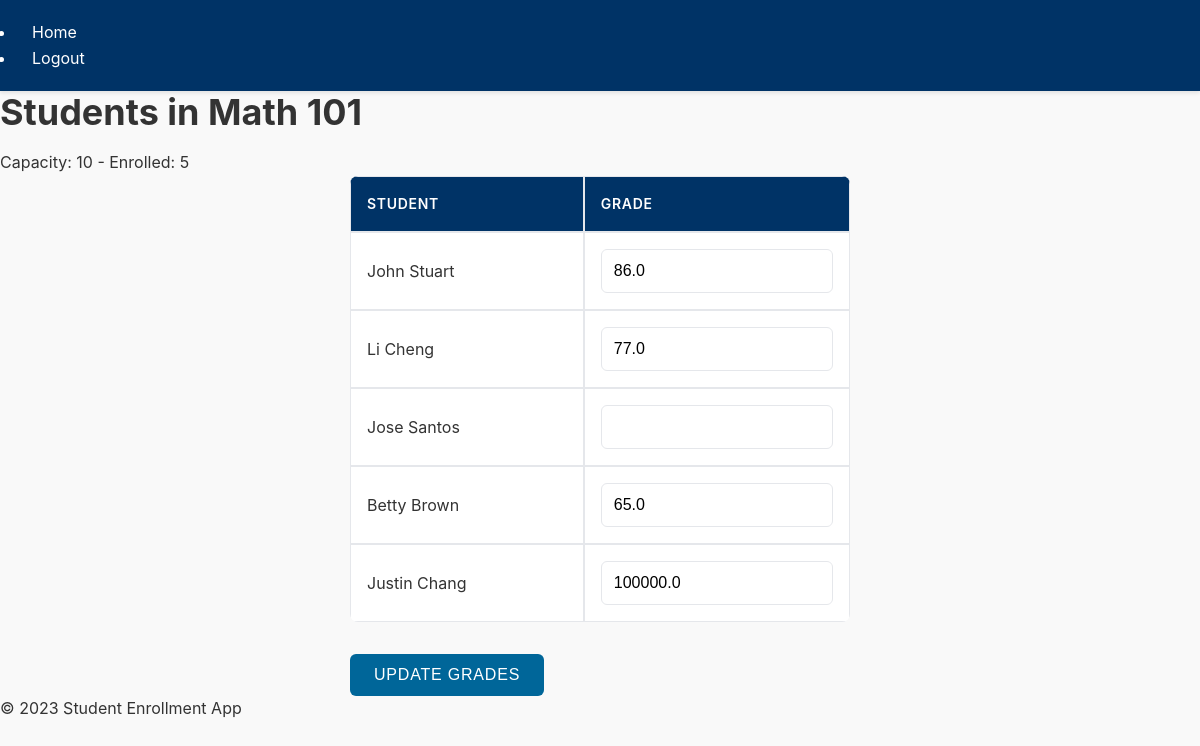
/teacher/students/1 (signed in), run on the app's committed database.
### app/models.py (models this page shows, shortened)
class Course(db.Model):
    id = db.Column(db.Integer, primary_key=True)
    name = db.Column(db.String(120), index=True, unique=True, nullable=False)
    capacity = db.Column(db.Integer, nullable=False)
    teacher_id = db.Column(db.Integer, db.ForeignKey('user.id'), nullable=False)  # Link to the teacher
    teacher = db.relationship('User', backref='courses')  # Backref to access courses taught by the teacher
    enrollments = db.relationship('Enrollment', back_populates='course', lazy='dynamic')

class Enrollment(db.Model):
    id = db.Column(db.Integer, primary_key=True)
    student_id = db.Column(db.Integer, db.ForeignKey('user.id'), nullable=False)
    course_id = db.Column(db.Integer, db.ForeignKey('course.id'), nullable=False)
    grade = db.Column(db.Float)
    course = db.relationship('Course', back_populates='enrollments')

class User(UserMixin, db.Model):
    id = db.Column(db.Integer, primary_key=True)
    username = db.Column(db.String(64), index=True, unique=True, nullable=False)
    email = db.Column(db.String(120), index=True, unique=True, nullable=False)
    password_hash = db.Column(db.String(128), nullable=False)
    role = db.Column(db.String(20), nullable=False)  # student, teacher, or admin
    enrollments = db.relationship('Enrollment', backref='student', lazy='dynamic')

### app/routes.py (the view, shortened to what this page needs)
    @app.route('/teacher/students/<int:course_id>', methods=['GET', 'POST'])
    @login_required
    def teacher_students(course_id):
        course = Course.query.filter_by(id=course_id, teacher_id=current_user.id).first_or_404()
        enrollments = Enrollment.query.filter_by(course_id=course_id).all()
        return render_template('teacher/students.html', course=course, enrollments=enrollments)

### app/__init__.py (called while the page is built)
def create_app():
    app = Flask(__name__)
    app.config.from_object(Config)
    db.init_app(app)
    login_manager.init_app(app)
    admin.name = 'Admin Mode'
    admin.url = '/admin_panel'
    admin.init_app(app)
    with app.app_context():
        from app.models import User, Course, Enrollment
        admin.add_view(ModelView(User, db.session))
        admin.add_view(ModelView(Course, db.session))
        admin.add_view(ModelView(Enrollment, db.session))
        db.create_all()
    from app.routes import init_routes
    init_routes(app)
    @login_manager.user_loader
    def load_user(user_id):
        return User.query.get(int(user_id))
    return app

### app/templates/teacher/students.html (shortened to what this page needs)
{% extends 'base.html' %}
{% block content %}
<h1>Students in {{ course.name }}</h1>
<p>Capacity: {{ course.capacity }} - Enrolled: {{ enrollments|length }}</p>
<form method="post">
    <table>
        <thead>
            <tr>
                <th>Student</th>
                <th>Grade</th>
            </tr>
        </thead>
        <tbody>
            {% for enrollment in enrollments %}
                <tr>
                    <td>{{ enrollment.student.username }}</td>
                    <td>
                        <input type="number" name="{{ enrollment.student_id }}" value="{{ enrollment.grade or '' }}" step="0.01" min="0" max="100">
                    </td>
                </tr>
            {% endfor %}
        </tbody>
    </table>
    <button type="submit">Update Grades</button>
</form>
{% endblock %}

### app/static/base.css (style rules this page uses)
*, *::before, *::after { box-sizing: border-box; margin: 0; padding: 0; }
body { font-family: 'Inter', system-ui, -apple-system, sans-serif; margin: 0; padding: 0; background-color: #f9f9f9; color: #333; line-height: 1.6; min-height: 100vh; }
h1, h2, h3, h4, h5, h6 { margin-bottom: 1rem; line-height: 1.2; }
h1 { font-size: 2.25rem; }
table { width: 100%; border-collapse: separate; border-spacing: 0; margin-bottom: 2rem; background-color: #ffffff; border-radius: 8px; overflow: hidden; }
table th, table td { border: 1px solid #e5e7eb; padding: 1rem; text-align: left; }
table th { background-color: #003366; color: white; font-weight: 600; text-transform: uppercase; letter-spacing: 0.05em; font-size: 0.875rem; }
form { max-width: 500px; margin: 0 auto; }
input[type="text"], input[type="password"], input[type="email"], input[type="number"], select { width: 100%; padding: 0.75rem; border: 1px solid #e5e7eb; border-radius: 6px; font-size: 1rem; transition: border-color 0.2s, box-shadow 0.2s; background-color: #fff; }
button, .btn { display: inline-block; background-color: #006699; color: white; border: none; border-radius: 6px; padding: 0.75rem 1.5rem; cursor: pointer; font-size: 1rem; font-weight: 500; text-transform: uppercase; letter-spacing: 0.05em; transition: all 0.2s; }

### data on the page
Course: name "Math 101", capacity "10"
Enrollment: student.username "John Stuart", grade "86.0"
Enrollment: student.username "Li Cheng", grade "77.0"
Enrollment: student.username "Jose Santos"
Enrollment: student.username "Betty Brown", grade "65.0"
Enrollment: student.username "Justin Chang", grade "100000.0"

### other printed values
{{ enrollments|length }} "5"
